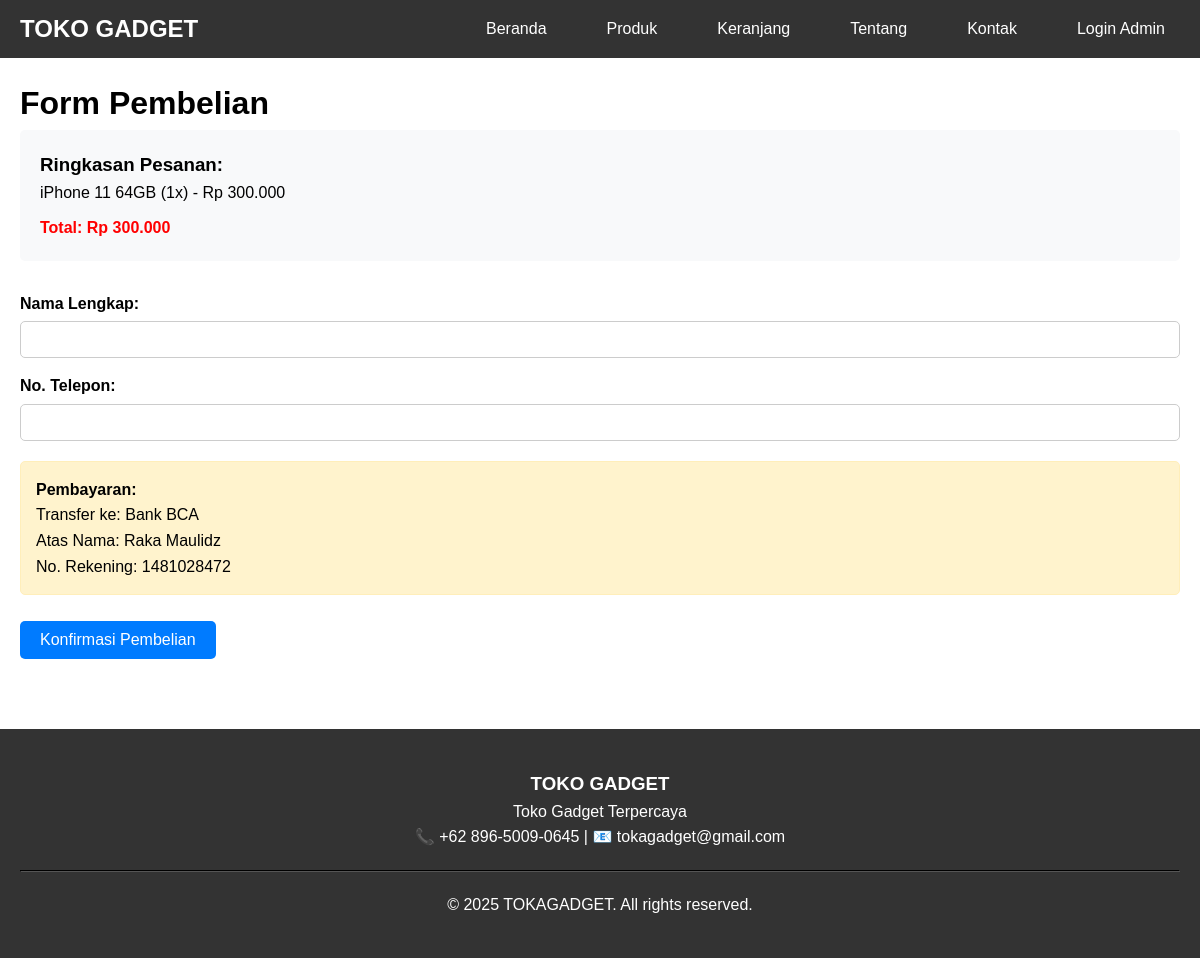
/TB_basdat/checkout.php?id=1, run on the app's committed database.
### tables this page shows
CREATE TABLE produk (
    id_produk INT PRIMARY KEY AUTO_INCREMENT,
    nama_produk VARCHAR(100) NOT NULL,
    id_kategori INT,
    harga DECIMAL(15,2),
    FOREIGN KEY (id_kategori) REFERENCES kategori_produk(id_kategori)
);

### TB_basdat/checkout.php (the view, shortened to what this page needs)
<?php
include 'config/database.php';
$produk_dipesan = [];
$total = 0;
if (isset($_GET['id'])) {
    $id_produk = $_GET['id'];
    $stmt = $pdo->prepare("SELECT * FROM produk WHERE id_produk = ?");
    $stmt->execute([$id_produk]);
    $produk = $stmt->fetch();
	if ($produk) {
    $item = [
        'id_produk' => $produk['id_produk'],
        'nama_produk' => $produk['nama_produk'],
        'harga' => $produk['harga'],
        'jumlah' => 1,
        'subtotal' => $produk['harga']
    ];
    $produk_dipesan[] = $item;
    $total += $item['subtotal'];
    } else {
        echo "Produk tidak ditemukan.";
        exit;
    }
} else {
    echo "Keranjang kosong dan tidak ada produk yang dipilih.";
    exit;
}
?>
<!DOCTYPE html>
<html>
<head>
</head>
<body>
<?php include 'template/header.php'; ?>
<div class="container">
    <h1>Form Pembelian</h1>
    <div class="order-summary">
        <h3>Ringkasan Pesanan:</h3>
        <?php foreach ($produk_dipesan as $produk): ?>
            <p><?= $produk['nama_produk'] ?> (<?= $produk['jumlah'] ?>x) - Rp <?= number_format($produk['subtotal'], 0, ',', '.') ?></p>
        <?php endforeach; ?>
        <p class="total">Total: Rp <?= number_format($total, 0, ',', '.') ?></p>
    </div>
	<form action="proses_checkout.php" method="post">
        <div class="form-group">
            <label for="nama">Nama Lengkap:</label>
            <input type="text" name="nama" id="nama" required>
        </div>
        <div class="form-group">
            <label for="telepon">No. Telepon:</label>
            <input type="tel" name="telepon" id="telepon" required>
        </div>
        <div class="payment-info">
            <strong>Pembayaran:</strong><br>
            Transfer ke: Bank BCA<br>
            Atas Nama: Raka Maulidz<br>
            No. Rekening: 1481028472
        </div>
        <br>
        <button type="submit">Konfirmasi Pembelian</button>
    </form>
</div>
<?php include 'template/footer.php'; ?>
</body>
</html>

### TB_basdat/checkout.php (style rules this page uses)
body { font-family: Arial; margin: 0; padding: 0; }
.container { max-width: 800px; margin: 40px auto; padding: 20px; }
.order-summary { background: #f8f9fa; padding: 20px; margin-bottom: 30px; border-radius: 5px; }
.total { color: red; font-weight: bold; margin-top: 10px; }
.form-group { margin-bottom: 15px; }
label { display: block; font-weight: bold; margin-bottom: 5px; }
input[type="text"], input[type="tel"] { width: 100%; padding: 10px; border: 1px solid #ccc; border-radius: 5px; }
.payment-info { background-color: #fff3cd; border: 1px solid #ffeeba; padding: 15px; margin-top: 20px; border-radius: 5px; }
button { background: #007bff; color: white; padding: 10px 20px; border: none; border-radius: 5px; font-size: 16px; cursor: pointer; }

### TB_basdat/template/header.php (style rules this page uses)
* { margin: 0; padding: 0; box-sizing: border-box; }
body { font-family: Arial, sans-serif; line-height: 1.6; }
.container { max-width: 1200px; margin: 0 auto; padding: 20px; }

### data on the page
produk: nama_produk "iPhone 11 64GB", id_produk "1", harga "300.000"

### other printed values
$total "300.000"
